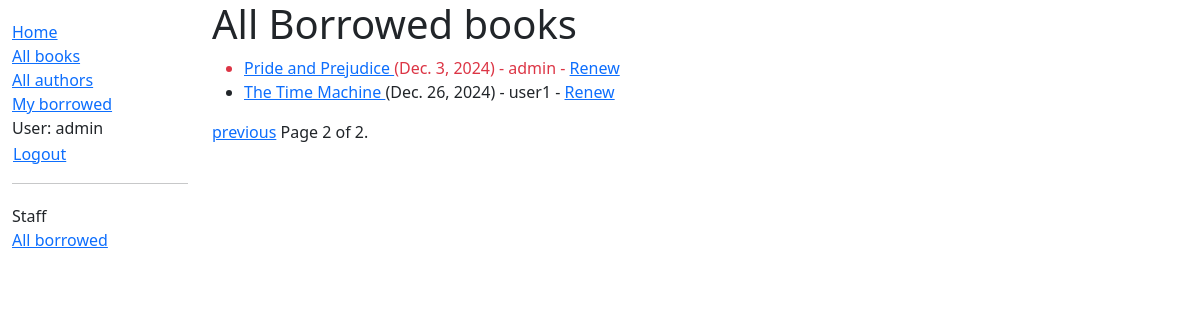
/catalog/borrowed/?page=2 (signed in), run on the app's committed database.
### catalog/models.py (models this page shows, shortened)
class BookInstance(models.Model):
    id = models.UUIDField(primary_key=True, default=uuid.uuid4, help_text="Unique ID for this particular book across whole library")
    book = models.ForeignKey('Book', on_delete=models.RESTRICT, null=True)
    imprint = models.CharField(max_length=200)
    due_back = models.DateField(null=True, blank=True)
    borrower = models.ForeignKey(settings.AUTH_USER_MODEL, on_delete=models.SET_NULL, null=True, blank=True)
    LOAN_STATUS = (
        ('m', 'Maintenance'),
        ('o', 'On loan'),
        ('a', 'Available'),
        ('r', 'Reserved'),
    )
    status = models.CharField(
        max_length=1,
        choices=LOAN_STATUS,
        blank=True,
        default='m',
        help_text='Book availability',
    )
    class Meta:
        ordering=['due_back']
        permissions = (('can_mark_returned', 'Set book as returned'), )
    @property
    def is_overdue(self):
        return bool(self.due_back and date.today() > self.due_back)

class Book(models.Model):
    title = models.CharField(max_length=200)
    author = models.ForeignKey('Author', on_delete=models.RESTRICT, null=True)
    summary = models.TextField(max_length=1000, help_text="Enter a brief description of the book")
    isbn = models.CharField('ISBN', max_length=13, unique=True, help_text='13 Character <a href="https://www.isbn-international.org/content/what-isbn''">ISBN number</a>')
    genre = models.ManyToManyField(Genre, help_text="Select a genre for this book")
    def display_genre(self):
        """Create a string for the genre. This is required to display genre in Admin."""
        return ', '.join(genre.name for genre in self.genre.all()[:3])
    display_genre.short_description = "Genre"

### catalog/views.py (the view)
# urls.py: path('borrowed/', views.LoanedBooksAllListView.as_view(), name='all-borrowed'),
class LoanedBooksAllListView(PermissionRequiredMixin, generic.ListView):
    model = BookInstance
    permission_required = 'catalog.can_mark_returned'
    template_name = 'catalog/bookinstance_list_borrowed_all.html'
    paginate_by = 2
    def get_queryset(self):
        return BookInstance.objects.filter(status__exact='o').order_by('due_back')

### catalog/templates/catalog/bookinstance_list_borrowed_all.html
{% extends "base_generic.html" %}
{% block content %}
    <h1>All Borrowed books</h1>
    {% if bookinstance_list %}
    <ul>
        {% for bookinst in bookinstance_list %}
            <li class="{% if bookinst.is_overdue %}text-danger{% endif %}">
                <a href="{% url 'book-detail' bookinst.book.pk %}">
                    {{ bookinst.book.title }}
                </a>
                ({{ bookinst.due_back }})
                {% if user.is_staff %}
                    - {{ bookinst.borrower }}
                {% endif %}
                {% if perms.catalog.can_mark_returned %}- <a href="{% url 'renew-book-librarian' bookinst.id %}">Renew</a>{% endif %}
            </li>
        {% endfor %}
    </ul>
    {% else %}
    <p>There are no books borrowed.</p>
    {% endif %}
{% endblock %}

### catalog/templates/base_generic.html (shortened to what this page needs)
<!doctype html>
<html lang="en">
  <head>
    <link href="https://cdn.jsdelivr.net/npm/bootstrap@5.3.3/dist/css/bootstrap.min.css"
      rel="stylesheet"
>
    {% load static %}
    <link rel="stylesheet" href="{% static 'css/style.css' %}" />
  </head>
  <body>
    <div class="container-fluid">
      <div class="row">
        <div class="col-sm-2">
          {% block sidebar %}
            <ul class="sidebar-nav">
              <li><a href="{% url 'index' %}">Home</a></li>
              <li><a href="{% url 'books' %}">All books</a></li>
              <li><a href="{% url 'authors' %}">All authors</a></li>
              <li><a href="{% url 'my-borrowed' %}">My borrowed</a></li>
              {% if user.is_authenticated %}
              <li>User: {{ user.get_username }}</li>
              <li>
                <form id="logout-form" method="post" action="{% url 'logout' %}">
                  <button type="submit" class="btn btn-link">Logout</button>
                </form>
              </li>
              {% else %}
              <li><a href="{% url 'login' %}?next={{ request.path }}">Login</a></li>
              {% endif %}
            </ul>
            {% if user.is_staff %}
              <hr>
              <ul class="sidebar-nav">
                <li>Staff</li>
                <li><a href="{% url 'all-borrowed' %}">All borrowed</a></li>
              </ul>
            {% endif %}
          {% endblock %}
        </div>
        <div class="col-sm-10 ">
          {% block content %}{% endblock %}
          {% block pagination %}
            {% if is_paginated %}
              <div class="pagination">
                <span class="page-links">
                  {% if page_obj.has_previous %}
                    <a href="{{ request.path }}?page={{page_obj.previous_page_number }}">previous</a>
                  {% endif %}
                  <span class="page-current">
                    Page {{ page_obj.number  }} of {{ page_obj.paginator.num_pages }}.
                  </span>
                </span>
              </div>
            {% endif %}
          {% endblock %}
        </div>
      </div>
    </div>
  </body>
</html>

### catalog/static/css/style.css (style rules this page uses)
.sidebar-nav { margin-top: 20px; padding: 0; list-style: none; }
#logout-form { display: inline; }
#logout-form button { padding: 0; margin: 0; }

### data on the page
BookInstance: book "Pride and Prejudice", due_back "Dec. 3, 2024", borrower "admin"
BookInstance: book "The Time Machine", due_back "Dec. 26, 2024", borrower "user1"

### other printed values
{{ user.get_username }} "admin"
{{ page_obj.number }} "2"
{{ page_obj.paginator.num_pages }} "2"
